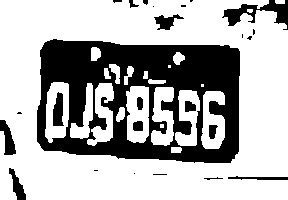
#> input picture inverted2.jpg, 288 x 200 px
$ python -i skew_correction.py   (imports and definitions only)
#> lines starting #> are read from the running program, lines starting #| are printed output that depends on the picture
#> further down, picture is the input picture: shape (200, 288, 3); min 0, max 255, mean 176.6
import numpy as np
import cv2

def apply_rotation(image, degrees):
  # Calcula o centro da imagem
  center = tuple(np.array(image.shape[1::-1]) / 2)

  # Constrói a matriz de rotação
  rotation_matrix = cv2.getRotationMatrix2D(center, degrees, 1.0)

  # Aplica a rotação na imagem
  rotated_image = cv2.warpAffine(image, rotation_matrix, (image.shape[1], image.shape[0]), flags=cv2.INTER_LINEAR)
  return rotated_image

def estimate_skew_angle(image):
  # Garante que a imagem esteja em escala de cinza
  if len(image.shape) == 3:
    gray_image = cv2.cvtColor(image, cv2.COLOR_BGR2GRAY)
  else:
    gray_image = image

  # Aplica o filtro de desfoque mediano
  blurred_image = cv2.medianBlur(gray_image, 3)

  # Detecta as bordas na imagem
  edges = cv2.Canny(blurred_image, 30, 100, apertureSize=3, L2gradient=True)
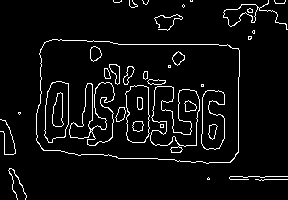
#> edges: shape (200, 288); 5.4% white in thin lines or dots

  # Detecta linhas usando a Transformada de Hough
  height, width = edges.shape
#> height = 200; width = 288
  detected_lines = cv2.HoughLinesP(edges, 1, np.pi / 180, 30, minLineLength=width / 4.0, maxLineGap=height / 4.0)
#> detected_lines = 28 rows, first 6: [118, 44, 227, 44], [237, 179, 240, 6], [148, 158, 148, 80], [40, 145, 268, 2], [68, 153, 208, 163], [40, 72, 282, 179]

  if detected_lines is None:
    return 0.0

  angle_sum = 0.0
  num_lines = 0

  # Calcula o ângulo médio das linhas detectadas
  for line in detected_lines:
    for x1, y1, x2, y2 in line:
      theta = np.arctan2(y2 - y1, x2 - x1)
      if np.abs(theta) <= np.radians(30):  # Filtra ângulos extremos
        angle_sum += theta
        num_lines += 1
#> this loop made 28 passes
#> line on passes 1 to 12: [[118, 44, 227, 44]], [[237, 179, 240, 6]], [[148, 158, 148, 80]], [[40, 145, 268, 2]], [[68, 153, 208, 163]], [[40, 72, 282, 179]], [[4, 133, 219, 148]], [[5, 121, 224, 121]], [[4, 147, 220, 162]], [[3, 132, 219, 147]], [[224, 162, 224, 10]], [[101, 82, 238, 92]]
#> after the loop, angle_sum = 1.09; num_lines = 17

  if num_lines == 0:
    return 0.0

  # Calcula o ângulo médio em graus
  average_angle = (angle_sum / num_lines) * (180 / np.pi)
#> average_angle = 3.67
  return average_angle

def correct_skew(image):
  # Estima o ângulo de inclinação da imagem
  skew_angle = estimate_skew_angle(image)
#> skew_angle = 3.67

  # Aplica a rotação para corrigir a inclinação
  return apply_rotation(image, skew_angle)
#> in apply_rotation, `rotation_matrix = cv2.getRotationMatrix2D(center, degrees, 1.0)`: rotation_matrix = [[0.998, 0.0639, -6.1], [-0.0639, 0.998, 9.41]]
#> in apply_rotation, `rotated_image = cv2.warpAffine(image, rotation_matrix, (image.shape[1]..`:
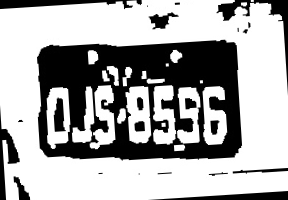
#> rotated_image: shape (200, 288, 3); min 0, max 255, mean 169.6

>>> import cv2
>>> picture = cv2.imread('../../inverted2.jpg')
>>> result = correct_skew(picture)
